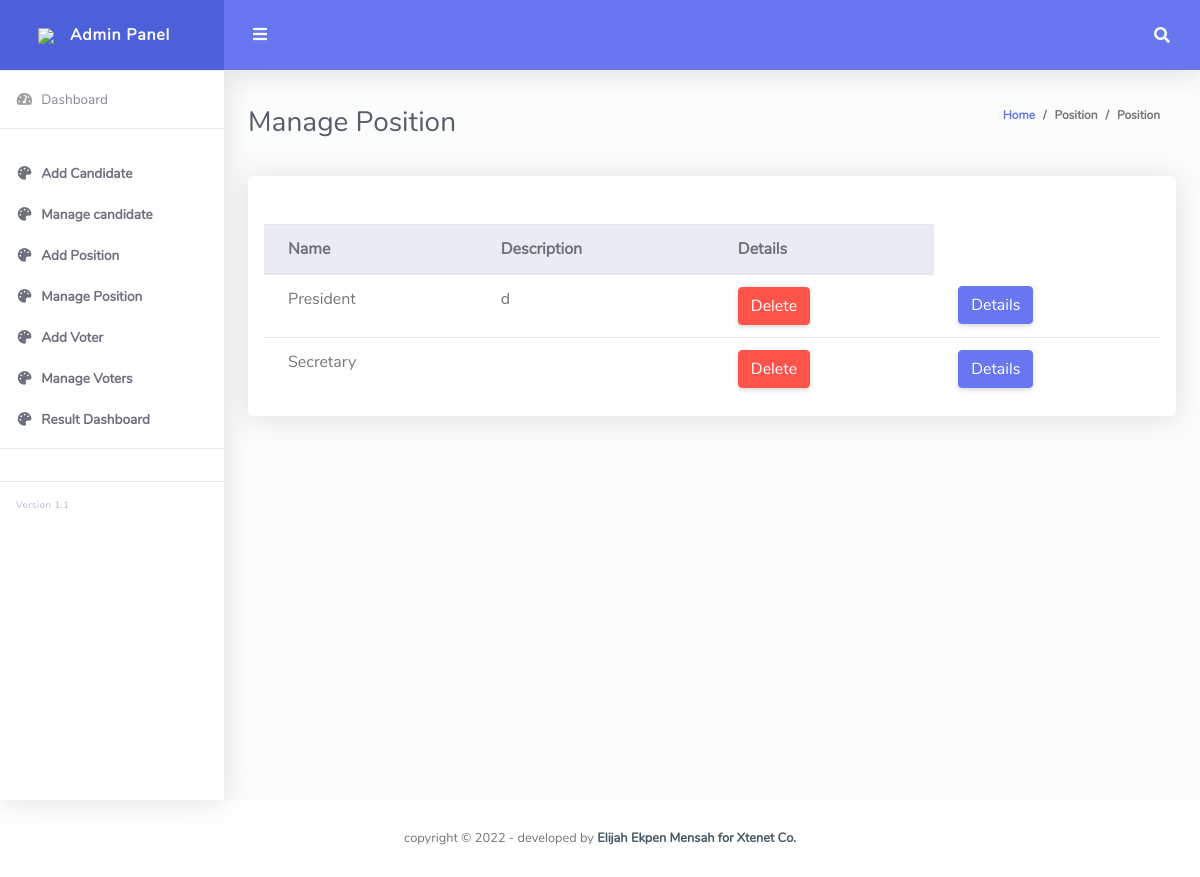
Screenshot of /index.php/admin/manageposition (signed in) with the database file from the repository.
### tables this page shows
CREATE TABLE `position` (
  `id` int NOT NULL,
  `position_name` text,
  `position_id` text,
  `position_desc` text,
  `election_status` text
);

### application/controllers/admin/Manageposition.php (called while the page is built, shortened)
<?php
class Manageposition extends CI_Controller {
	public function index()
	{
if(empty($_SESSION["adminid"])|| !isset($_SESSION["adminid"])){
redirect("adminlogin");
}
else{
  $adminid=$_SESSION["adminid"];
}
$data["adminid"]=$adminid;
		$this->load->view("admin/header",$data);
		$this->load->view('admin/manageposition');
		$this->load->view('admin/footer');
	}
}

### index.php (called while the page is built, shortened)
<?php
require_once BASEPATH.'core/CodeIgniter.php';

### application/views/admin/manageposition.php (the view, shortened to what this page needs)
          <div class="container-fluid" id="container-wrapper">
          <div class="d-sm-flex align-items-center justify-content-between mb-4">
            <h1 class="h3 mb-0 text-gray-800">Manage Position</h1>
            <ol class="breadcrumb">
              <li class="breadcrumb-item"><a href="<?php      echo base_url(); ?>templates/./">Home</a></li>
              <li class="breadcrumb-item">Position</li>
              <li class="breadcrumb-item active" aria-current="page">Position</li>
            </ol>
          </div>
          <div class="row">
            <div class="col-lg-12">
              <div class="card mb-4">
                <div class="card-header py-3 d-flex flex-row align-items-center justify-content-between">
                </div>
                <div class="table-responsive p-3">
                  <table class="table align-items-center table-flush" id="dataTable">
                  <thead class="thead-light">
                      <tr>
                        <th>Name</th>
                        <th>Description</th>
                        <th>Details</th>
                      </tr>
                    </thead>
                    <tbody>
                    <?php  $hu=$this->db->query("SELECT * FROM position");
                    $good=$hu->result();
                    foreach($good as $row):
                    ?>
                      <tr>
                        <td><?php  echo $row->position_name;    ?></td>
                        <td><?php   echo $row->position_desc;    ?></td>
                        <td><a class="btn btn-danger" href="<?php echo base_url();      ?>index.php/delete/posit/<?php  echo $row->id;  ?>" >Delete</a></td>
                        <td><a href="<?php  echo base_url();   ?>index.php/positiondetails/<?php  echo $row->position_id;  ?>" class="btn btn-primary">Details</a></td>
                      </tr>
                      <?php
                    endforeach;
?>
                    </tbody>
                  </table>
                </div>
              </div>
            </div>   </tbody>
                </div>
              </div>
            </div>
          </div>
         </div>

### rows the page displays
position: position_name "President", position_desc "d"
position: position_name "Secretary"
